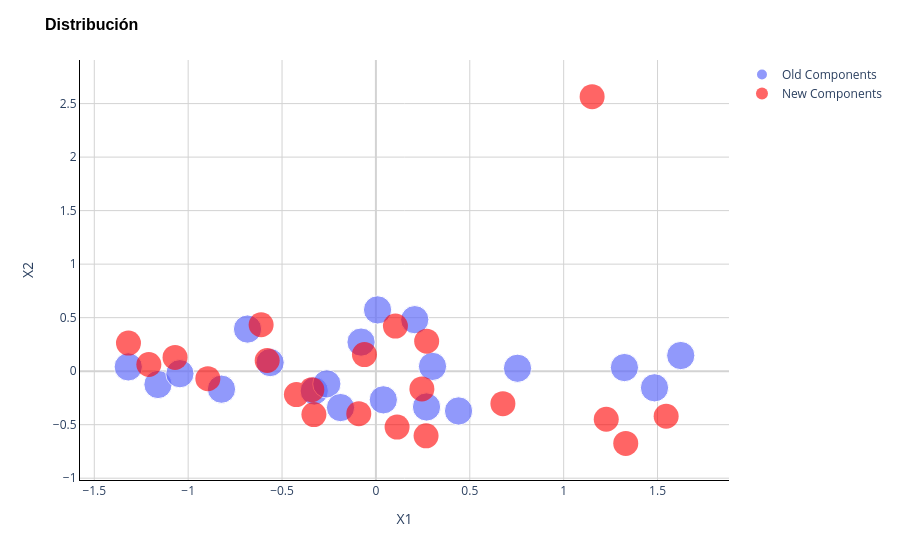

The cell this chart's notebook holds for it:
### Code cell
# Existing scatter plot
figure = px.scatter(
    x=pca.iloc[:, 0],
    y=pca.iloc[:, 1],
    size=[1] * pca.shape[0],
)

figure.data[0].name = 'Old Components'
figure.data[0].showlegend = True

# Add another scatter plot with cross markers
figure.add_scatter(
    x=pca2.iloc[:, 0],
    y=pca2.iloc[:, 1],
    mode='markers',
    marker=dict(size=25, color='red'),
    name='New Components',
    opacity=0.6
)

# Update layout
figure.update_layout(
    title='Distribución',
    title_font=dict(size=16, family='Arial', color='black', weight='bold'),
    xaxis_title='X1',
    yaxis_title='X2',
    plot_bgcolor='white',
    yaxis=dict(showgrid=True, gridcolor='LightGray', showline=True, linecolor='Black', zeroline=True, zerolinecolor='LightGray'),
    xaxis=dict(showgrid=True, gridcolor='LightGray', showline=True, linecolor='Black', zeroline=True, zerolinecolor='LightGray'),
)

figure.show()

### Figure 1 — Plotly figure (JSON) as saved in the notebook; plotly's stock layout.template omitted (floating-point values rounded to 4 significant figures)
{"data": [{"hovertemplate": "x=%{x}<br>y=%{y}<br>size=%{marker.size}<extra></extra>", "legendgroup": "", "marker": {"color": "#636efa", "size": [1, 1, 1, 1, 1, 1, 1, 1, 1, 1, 1, 1, 1, 1, 1, 1, 1, 1, 1, 1], "sizemode": "area", "sizeref": 0.0025, "symbol": "circle"}, "mode": "markers", "name": "Old Components", "orientation": "v", "showlegend": true, "type": "scatter", "x": [-0.3284, -1.161, 1.624, 1.484, 0.2696, -1.044, -0.8226, 0.7542, -0.0791, -0.6838, -0.2615, 0.00876, 1.324, 0.2069, -1.319, 0.3015, -0.5635, -0.1886, 0.4401, 0.03945], "xaxis": "x", "y": [-0.185, -0.1245, 0.146, -0.1555, -0.3346, -0.02357, -0.1682, 0.02702, 0.2718, 0.3934, -0.119, 0.5725, 0.0337, 0.4811, 0.03992, 0.0446, 0.08021, -0.3401, -0.3718, -0.268], "yaxis": "y"}, {"marker": {"color": "red", "size": 25}, "mode": "markers", "name": "New Components", "opacity": 0.6, "type": "scatter", "x": [-0.4235, -1.209, 1.546, 1.331, 0.1128, -1.07, -0.8952, 0.6764, -0.06116, -0.6114, -0.3413, 0.1039, 1.227, 0.2704, -1.318, 0.2448, -0.5792, -0.3303, 0.2671, -0.09119, 1.152], "y": [-0.2187, 0.0621, -0.4216, -0.6747, -0.5227, 0.1281, -0.0705, -0.3038, 0.1548, 0.4336, -0.173, 0.4211, -0.4496, 0.28, 0.2628, -0.1659, 0.09967, -0.4056, -0.6042, -0.397, 2.565]}], "layout": {"legend": {"itemsizing": "constant", "tracegroupgap": 0}, "margin": {"t": 60}, "plot_bgcolor": "white", "title": {"font": {"color": "black", "family": "Arial", "size": 16, "weight": "bold"}, "text": "Distribución"}, "xaxis": {"anchor": "y", "domain": [0, 1], "gridcolor": "LightGray", "linecolor": "Black", "showgrid": true, "showline": true, "title": {"text": "X1"}, "zeroline": true, "zerolinecolor": "LightGray"}, "yaxis": {"anchor": "x", "domain": [0, 1], "gridcolor": "LightGray", "linecolor": "Black", "showgrid": true, "showline": true, "title": {"text": "X2"}, "zeroline": true, "zerolinecolor": "LightGray"}}}
